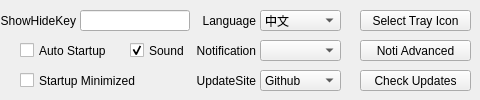
   <widget class="QWidget" name="general">
    <attribute name="title">
     <string>General</string>
    </attribute>
    <widget class="QCheckBox" name="startupMinimizedCheckBox">
     <property name="geometry">
      <rect>
       <x>20</x>
       <y>70</y>
       <width>131</width>
       <height>21</height>
      </rect>
     </property>
     <property name="focusPolicy">
      <enum>Qt::FocusPolicy::NoFocus</enum>
     </property>
     <property name="text">
      <string>Startup Minimized</string>
     </property>
    </widget>
    <widget class="QCheckBox" name="soundEffectCheckBox">
     <property name="geometry">
      <rect>
       <x>130</x>
       <y>40</y>
       <width>61</width>
       <height>21</height>
      </rect>
     </property>
     <property name="focusPolicy">
      <enum>Qt::FocusPolicy::NoFocus</enum>
     </property>
     <property name="text">
      <string>Sound</string>
     </property>
     <property name="checked">
      <bool>true</bool>
     </property>
    </widget>
    <widget class="QCheckBox" name="autoStartupCheckBox">
     <property name="geometry">
      <rect>
       <x>20</x>
       <y>40</y>
       <width>131</width>
       <height>21</height>
      </rect>
     </property>
     <property name="focusPolicy">
      <enum>Qt::FocusPolicy::NoFocus</enum>
     </property>
     <property name="text">
      <string>Auto Startup</string>
     </property>
     <property name="checked">
      <bool>false</bool>
     </property>
    </widget>
    <widget class="QLabel" name="notificationLabel">
     <property name="geometry">
      <rect>
       <x>185</x>
       <y>40</y>
       <width>71</width>
       <height>21</height>
      </rect>
     </property>
     <property name="text">
      <string>Notification</string>
     </property>
     <property name="alignment">
      <set>Qt::AlignmentFlag::AlignRight|Qt::AlignmentFlag::AlignTrailing|Qt::AlignmentFlag::AlignVCenter</set>
     </property>
    </widget>
    <widget class="QComboBox" name="notificationComboBox">
     <property name="geometry">
      <rect>
       <x>260</x>
       <y>40</y>
       <width>81</width>
       <height>21</height>
      </rect>
     </property>
     <property name="focusPolicy">
      <enum>Qt::FocusPolicy::NoFocus</enum>
     </property>
     <property name="currentText">
      <string/>
     </property>
     <property name="currentIndex">
      <number>-1</number>
     </property>
    </widget>
    <widget class="QLineEdit" name="windowswitchkeyLineEdit">
     <property name="geometry">
      <rect>
       <x>80</x>
       <y>10</y>
       <width>110</width>
       <height>21</height>
      </rect>
     </property>
    </widget>
    <widget class="QLabel" name="windowswitchkeyLabel">
     <property name="geometry">
      <rect>
       <x>-5</x>
       <y>10</y>
       <width>81</width>
       <height>21</height>
      </rect>
     </property>
     <property name="text">
      <string>ShowHideKey</string>
     </property>
     <property name="alignment">
      <set>Qt::AlignmentFlag::AlignRight|Qt::AlignmentFlag::AlignTrailing|Qt::AlignmentFlag::AlignVCenter</set>
     </property>
    </widget>
    <widget class="QComboBox" name="languageComboBox">
     <property name="geometry">
      <rect>
       <x>260</x>
       <y>10</y>
       <width>81</width>
       <height>21</height>
      </rect>
     </property>
     <property name="focusPolicy">
      <enum>Qt::FocusPolicy::NoFocus</enum>
     </property>
     <property name="currentText">
      <string>中文</string>
     </property>
     <property name="currentIndex">
      <number>0</number>
     </property>
     <item>
      <property name="text">
       <string>中文</string>
      </property>
     </item>
     <item>
      <property name="text">
       <string>English</string>
      </property>
     </item>
     <item>
      <property name="text">
       <string>日本語</string>
      </property>
     </item>
    </widget>
    <widget class="QLabel" name="languageLabel">
     <property name="geometry">
      <rect>
       <x>185</x>
       <y>10</y>
       <width>71</width>
       <height>21</height>
      </rect>
     </property>
     <property name="text">
      <string>Language</string>
     </property>
     <property name="alignment">
      <set>Qt::AlignmentFlag::AlignRight|Qt::AlignmentFlag::AlignTrailing|Qt::AlignmentFlag::AlignVCenter</set>
     </property>
    </widget>
    <widget class="QPushButton" name="checkUpdateButton">
     <property name="geometry">
      <rect>
       <x>360</x>
       <y>70</y>
       <width>111</width>
       <height>21</height>
      </rect>
     </property>
     <property name="focusPolicy">
      <enum>Qt::FocusPolicy::NoFocus</enum>
     </property>
     <property name="text">
      <string>Check Updates</string>
     </property>
     <property name="autoDefault">
      <bool>false</bool>
     </property>
    </widget>
    <widget class="QLabel" name="updateSiteLabel">
     <property name="geometry">
      <rect>
       <x>185</x>
       <y>70</y>
       <width>71</width>
       <height>21</height>
      </rect>
     </property>
     <property name="text">
      <string>UpdateSite</string>
     </property>
     <property name="alignment">
      <set>Qt::AlignmentFlag::AlignRight|Qt::AlignmentFlag::AlignTrailing|Qt::AlignmentFlag::AlignVCenter</set>
     </property>
    </widget>
    <widget class="QComboBox" name="updateSiteComboBox">
     <property name="geometry">
      <rect>
       <x>260</x>
       <y>70</y>
       <width>81</width>
       <height>21</height>
      </rect>
     </property>
     <property name="focusPolicy">
      <enum>Qt::FocusPolicy::NoFocus</enum>
     </property>
     <property name="currentText">
      <string>Github</string>
     </property>
     <property name="currentIndex">
      <number>0</number>
     </property>
     <item>
      <property name="text">
       <string>Github</string>
      </property>
     </item>
     <item>
      <property name="text">
       <string>Gitee</string>
      </property>
     </item>
    </widget>
    <widget class="QPushButton" name="selectTrayIconButton">
     <property name="geometry">
      <rect>
       <x>360</x>
       <y>10</y>
       <width>111</width>
       <height>21</height>
      </rect>
     </property>
     <property name="focusPolicy">
      <enum>Qt::FocusPolicy::NoFocus</enum>
     </property>
     <property name="text">
      <string>Select Tray Icon</string>
     </property>
     <property name="autoDefault">
      <bool>false</bool>
     </property>
    </widget>
    <widget class="QPushButton" name="notificationAdvancedSettingButton">
     <property name="geometry">
      <rect>
       <x>360</x>
       <y>40</y>
       <width>111</width>
       <height>21</height>
      </rect>
     </property>
     <property name="focusPolicy">
      <enum>Qt::FocusPolicy::NoFocus</enum>
     </property>
     <property name="text">
      <string>Noti Advanced</string>
     </property>
     <property name="autoDefault">
      <bool>false</bool>
     </property>
    </widget>
   </widget>
